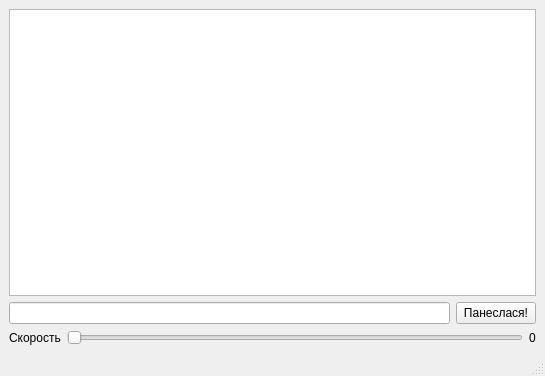
<?xml version="1.0" encoding="UTF-8"?>
<ui version="4.0">
 <class>MainWindow</class>
 <widget class="QMainWindow" name="MainWindow">
  <property name="geometry">
   <rect>
    <x>0</x>
    <y>0</y>
    <width>545</width>
    <height>376</height>
   </rect>
  </property>
  <property name="windowTitle">
   <string>MainWindow</string>
  </property>
  <widget class="QWidget" name="centralwidget">
   <layout class="QGridLayout" name="gridLayout">
    <item row="0" column="0">
     <widget class="QTableView" name="_display">
      <property name="editTriggers">
       <set>QAbstractItemView::NoEditTriggers</set>
      </property>
      <property name="selectionMode">
       <enum>QAbstractItemView::NoSelection</enum>
      </property>
      <property name="selectionBehavior">
       <enum>QAbstractItemView::SelectItems</enum>
      </property>
      <property name="textElideMode">
       <enum>Qt::ElideNone</enum>
      </property>
      <property name="wordWrap">
       <bool>false</bool>
      </property>
      <attribute name="horizontalHeaderVisible">
       <bool>false</bool>
      </attribute>
      <attribute name="verticalHeaderVisible">
       <bool>false</bool>
      </attribute>
     </widget>
    </item>
    <item row="1" column="0">
     <layout class="QHBoxLayout" name="horizontalLayout_2">
      <item>
       <widget class="QLineEdit" name="_text"/>
      </item>
      <item>
       <widget class="QPushButton" name="_run">
        <property name="text">
         <string>Панеслася!</string>
        </property>
       </widget>
      </item>
     </layout>
    </item>
    <item row="2" column="0">
     <layout class="QHBoxLayout" name="horizontalLayout">
      <item>
       <widget class="QLabel" name="label">
        <property name="text">
         <string>Скорость</string>
        </property>
       </widget>
      </item>
      <item>
       <widget class="QSlider" name="horizontalSlider">
        <property name="orientation">
         <enum>Qt::Horizontal</enum>
        </property>
       </widget>
      </item>
      <item>
       <widget class="QLabel" name="label_2">
        <property name="text">
         <string>0</string>
        </property>
       </widget>
      </item>
     </layout>
    </item>
   </layout>
  </widget>
  <widget class="QMenuBar" name="menubar">
   <property name="geometry">
    <rect>
     <x>0</x>
     <y>0</y>
     <width>545</width>
     <height>24</height>
    </rect>
   </property>
  </widget>
  <widget class="QStatusBar" name="statusbar"/>
 </widget>
 <resources/>
 <connections>
  <connection>
   <sender>horizontalSlider</sender>
   <signal>valueChanged(int)</signal>
   <receiver>label_2</receiver>
   <slot>setNum(int)</slot>
   <hints>
    <hint type="sourcelabel">
     <x>206</x>
     <y>332</y>
    </hint>
    <hint type="destinationlabel">
     <x>530</x>
     <y>335</y>
    </hint>
   </hints>
  </connection>
 </connections>
</ui>
